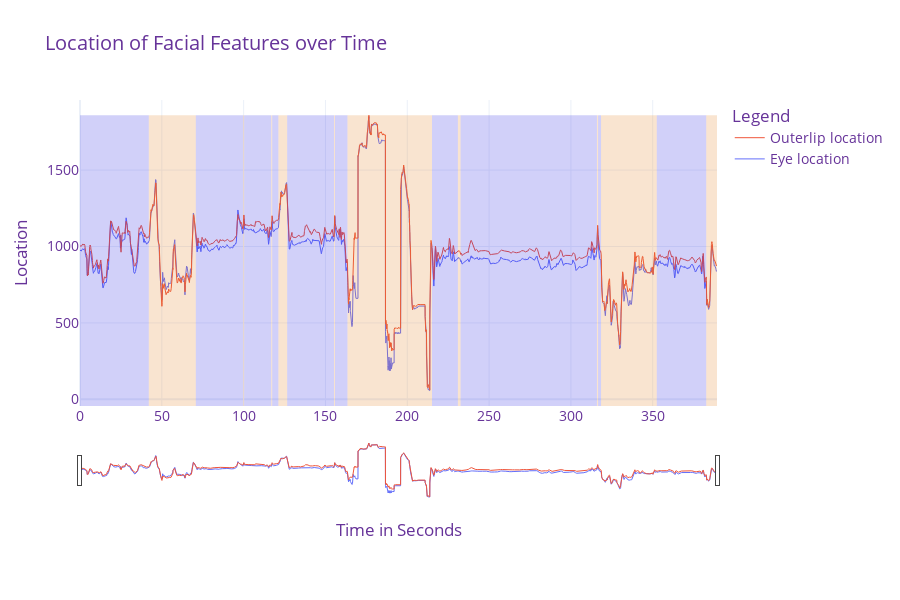

The notebook cell this image was saved under:
### Markdown cell above
# By running the next cell, you can graph the facial features that you selected above.
<span style="color:red; font-size:150%">Orange shading is disengaged, Blue is engaged</span>

### Code cell
graph_lib.figure()

### Figure 1 — Plotly figure (JSON) as saved in the notebook; plotly's stock layout.template omitted (floating-point values rounded to 4 significant figures; data arrays with more than 128 entries replaced by an {"elided": "..."} marker saying what was removed)
{"data": [{"line": {"width": 1}, "mode": "lines", "name": "Eye location", "showlegend": true, "type": "scatter", "x": {"elided": "9730 float values"}, "y": {"elided": "9730 float values"}}, {"line": {"width": 1}, "mode": "lines", "name": "Outerlip location", "showlegend": true, "type": "scatter", "x": {"elided": "9730 float values"}, "y": {"elided": "9730 float values"}}], "layout": {"dragmode": "zoom", "font": {"color": "RebeccaPurple", "size": 14}, "height": 600, "hovermode": "x", "legend": {"title": {"text": "Legend"}, "traceorder": "reversed"}, "margin": {"b": 100, "t": 100}, "shapes": [{"fillcolor": "rgba(29, 22, 224, 0.2)", "line": {"width": 0}, "type": "rect", "x0": 0, "x1": 42.06, "xref": "x", "y0": 0, "y1": 0.95, "yref": "paper"}, {"fillcolor": "rgba(224, 123, 22, 0.2)", "line": {"width": 0}, "type": "rect", "x0": 42.06, "x1": 70.79, "xref": "x", "y0": 0, "y1": 0.95, "yref": "paper"}, {"fillcolor": "rgba(29, 22, 224, 0.2)", "line": {"width": 0}, "type": "rect", "x0": 70.79, "x1": 99.72, "xref": "x", "y0": 0, "y1": 0.95, "yref": "paper"}, {"fillcolor": "rgba(224, 123, 22, 0.2)", "line": {"width": 0}, "type": "rect", "x0": 99.72, "x1": 100.3, "xref": "x", "y0": 0, "y1": 0.95, "yref": "paper"}, {"fillcolor": "rgba(29, 22, 224, 0.2)", "line": {"width": 0}, "type": "rect", "x0": 100.3, "x1": 116.9, "xref": "x", "y0": 0, "y1": 0.95, "yref": "paper"}, {"fillcolor": "rgba(224, 123, 22, 0.2)", "line": {"width": 0}, "type": "rect", "x0": 116.9, "x1": 117.5, "xref": "x", "y0": 0, "y1": 0.95, "yref": "paper"}, {"fillcolor": "rgba(29, 22, 224, 0.2)", "line": {"width": 0}, "type": "rect", "x0": 117.5, "x1": 121.3, "xref": "x", "y0": 0, "y1": 0.95, "yref": "paper"}, {"fillcolor": "rgba(224, 123, 22, 0.2)", "line": {"width": 0}, "type": "rect", "x0": 121.3, "x1": 126.6, "xref": "x", "y0": 0, "y1": 0.95, "yref": "paper"}, {"fillcolor": "rgba(29, 22, 224, 0.2)", "line": {"width": 0}, "type": "rect", "x0": 126.6, "x1": 155.3, "xref": "x", "y0": 0, "y1": 0.95, "yref": "paper"}, {"fillcolor": "rgba(224, 123, 22, 0.2)", "line": {"width": 0}, "type": "rect", "x0": 155.3, "x1": 155.8, "xref": "x", "y0": 0, "y1": 0.95, "yref": "paper"}, {"fillcolor": "rgba(29, 22, 224, 0.2)", "line": {"width": 0}, "type": "rect", "x0": 155.8, "x1": 163.5, "xref": "x", "y0": 0, "y1": 0.95, "yref": "paper"}, {"fillcolor": "rgba(224, 123, 22, 0.2)", "line": {"width": 0}, "type": "rect", "x0": 163.5, "x1": 215.1, "xref": "x", "y0": 0, "y1": 0.95, "yref": "paper"}, {"fillcolor": "rgba(29, 22, 224, 0.2)", "line": {"width": 0}, "type": "rect", "x0": 215.1, "x1": 230.9, "xref": "x", "y0": 0, "y1": 0.95, "yref": "paper"}, {"fillcolor": "rgba(224, 123, 22, 0.2)", "line": {"width": 0}, "type": "rect", "x0": 230.9, "x1": 232.6, "xref": "x", "y0": 0, "y1": 0.95, "yref": "paper"}, {"fillcolor": "rgba(29, 22, 224, 0.2)", "line": {"width": 0}, "type": "rect", "x0": 232.6, "x1": 315.9, "xref": "x", "y0": 0, "y1": 0.95, "yref": "paper"}, {"fillcolor": "rgba(224, 123, 22, 0.2)", "line": {"width": 0}, "type": "rect", "x0": 315.9, "x1": 316.6, "xref": "x", "y0": 0, "y1": 0.95, "yref": "paper"}, {"fillcolor": "rgba(29, 22, 224, 0.2)", "line": {"width": 0}, "type": "rect", "x0": 316.6, "x1": 318.4, "xref": "x", "y0": 0, "y1": 0.95, "yref": "paper"}, {"fillcolor": "rgba(224, 123, 22, 0.2)", "line": {"width": 0}, "type": "rect", "x0": 318.4, "x1": 352.5, "xref": "x", "y0": 0, "y1": 0.95, "yref": "paper"}, {"fillcolor": "rgba(29, 22, 224, 0.2)", "line": {"width": 0}, "type": "rect", "x0": 352.5, "x1": 382.7, "xref": "x", "y0": 0, "y1": 0.95, "yref": "paper"}, {"fillcolor": "rgba(224, 123, 22, 0.2)", "line": {"width": 0}, "type": "rect", "x0": 382.7, "x1": 389.3, "xref": "x", "y0": 0, "y1": 0.95, "yref": "paper"}], "title": {"text": "Location of Facial Features over Time"}, "xaxis": {"autorange": true, "range": [0, 389], "rangeslider": {"autorange": true, "range": [0, 389]}, "title": {"text": "Time in Seconds"}}, "yaxis": {"title": {"text": "Location"}}}}
